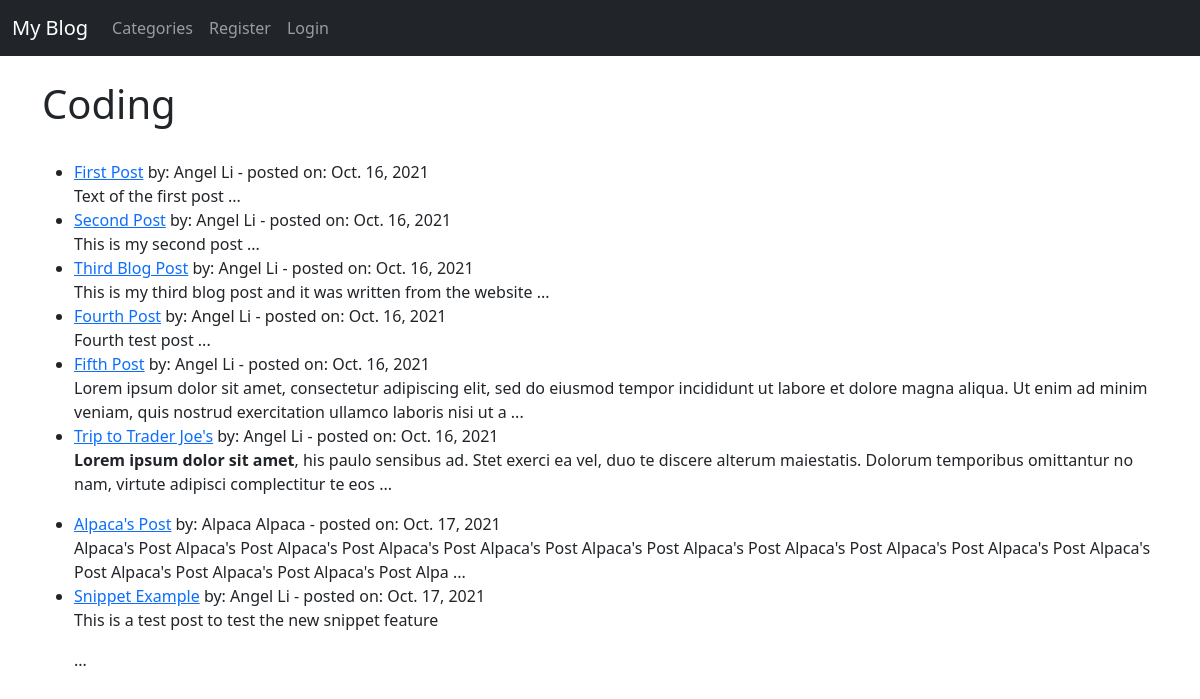
/category/coding/, run on the app's committed database.
### myblog/models.py (models this page shows, shortened)
class Post(models.Model):
    title = models.CharField(max_length=255)
    header_image = models.ImageField(null=True, blank=True, upload_to="images/")
    title_tag = models.CharField(max_length=255)
    author = models.ForeignKey(User, on_delete=models.CASCADE)
    body = RichTextField(blank=True, null=True)
    post_date = models.DateField(auto_now_add=True)
    category = models.CharField(max_length=255, default='coding')
    snippet = models.CharField(max_length=255)
    likes = models.ManyToManyField(User, related_name='blog_posts')

### myblog/views.py (the view)
# urls.py: path('category/<str:cats>/', CategoryView, name="category"),
def CategoryView(request, cats):
    category_posts = Post.objects.filter(category=cats.replace('-', ' '))
    return render(request, 'categories.html', {
        'cats': cats.title().replace('-', ' '),
        'category_posts': category_posts
        })

### myblog/templates/categories.html (shortened to what this page needs)
{% extends 'base.html' %}
{% block content %}
{% if category_posts %}
<h1>{{ cats }}</h1><br/>
<ul>
{% for post in category_posts %}
<li><a href="{% url 'article-detail' post.pk %}">{{ post.title }}</a>
  by: {{ post.author.first_name }} {{ post.author.last_name }} -
  posted on: {{ post.post_date }}
  <br/>
  {{ post.body|slice:":200"|safe }} ...
</li>
{% endfor %}
</ul>
{% else %}
  <h2>Sorry this page does not exist...</h2>
{% endif %}
{% endblock %}

### data on the page
Post: title "First Post", author.first_name "Angel", author.last_name "Li", post_date "Oct. 16, 2021", body "Text of the first post"
Post: title "Second Post", author.first_name "Angel", author.last_name "Li", post_date "Oct. 16, 2021", body "This is my second post"
Post: title "Third Blog Post", author.first_name "Angel", author.last_name "Li", post_date "Oct. 16, 2021", body "This is my third blog post and it was written from the website"
Post: title "Fourth Post", author.first_name "Angel", author.last_name "Li", post_date "Oct. 16, 2021", body "Fourth test post"
Post: title "Fifth Post", author.first_name "Angel", author.last_name "Li", post_date "Oct. 16, 2021", body "Lorem ipsum dolor sit amet, consectetur adipiscing elit, sed do eiusmod tempor incididunt ut labore et dolore magna aliqua. Ut enim ad minim veniam, quis nostrud exercitation ullamco laboris nisi ut a"
Post: title "Trip to Trader Joe's", author.first_name "Angel", author.last_name "Li", post_date "Oct. 16, 2021", body "Lorem ipsum dolor sit amet , his paulo sensibus ad. Stet exerci ea vel, duo te discere alterum maiestatis. Dolorum temporibus omittantur no nam, virtute adipisci complectitur te eos"
Post: title "Alpaca's Post", author.first_name "Alpaca", author.last_name "Alpaca", post_date "Oct. 17, 2021", body "Alpaca's Post Alpaca's Post Alpaca's Post Alpaca's Post Alpaca's Post Alpaca's Post Alpaca's Post Alpaca's Post Alpaca's Post Alpaca's Post Alpaca's Post Alpaca's Post Alpaca's Post Alpaca's Post Alpa"
Post: title "Snippet Example", author.first_name "Angel", author.last_name "Li", post_date "Oct. 17, 2021", body "This is a test post to test the new snippet feature"

### other printed values
{{ cats }} "Coding"
